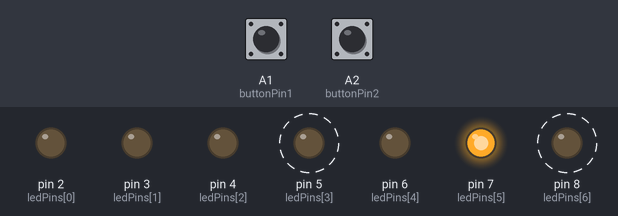
Bench run of a sketch on a simulated Arduino Uno, built with avr-gcc and run on an emulated ATmega328P. Parts: output pins drawn as LEDs (lit = HIGH). Dashed ring = blinking. The inputs (shaded band) are chosen by the test bench; at power-on: A1 (buttonPin1) LOW, A2 (buttonPin2) LOW.

Above: at 4.7 s.
4.8 s: A1 (buttonPin1) pulled HIGH for 2.3 s
At 4.87 s:
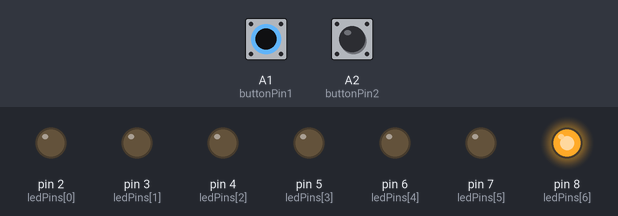
At 6.6 s:
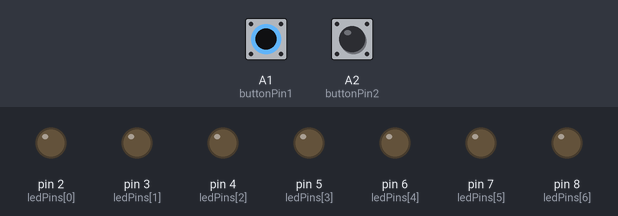
8.6 s: A1 (buttonPin1) pulled HIGH for 2.3 s
At 11.0 s:
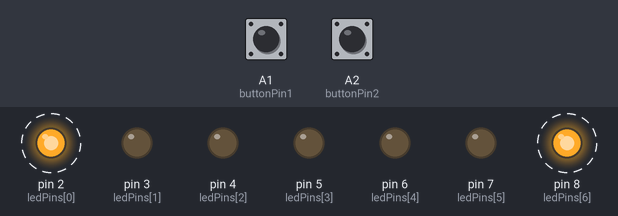
13.2 s: A2 (buttonPin2) pulled HIGH for 2.3 s
Timing chart, 0 to 23.0 s (numbered marks = the images above; inputs shaded):
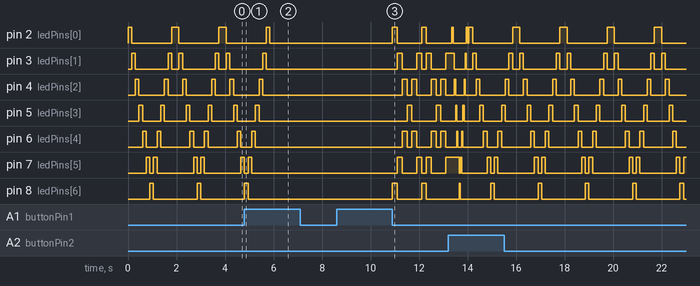

Measured:
- after the input at 4.8 s, pin 3 (ledPins[1]): goes on until 5.7 s, then stays LOW; pin 4 (ledPins[2]): goes on until 5.6 s, then stays LOW; pin 5 (ledPins[3]): goes on until 5.4 s, then stays LOW; pin 6 (ledPins[4]): goes on until 5.3 s, then stays LOW; pin 7 (ledPins[5]): goes on until 5.1 s, then stays LOW
- after the input at 8.6 s, pin 2 (ledPins[0]): alternates HIGH for 0.20 s and LOW for 1.0 s, starting after 2.3 s; pin 3 (ledPins[1]): goes HIGH 0.20 s, LOW 0.60 s, HIGH 0.20 s, LOW 0.20 s, HIGH 0.20 s, LOW 0.60 s, then HIGH, starting after 2.5 s
- by itself, pin 2 (ledPins[0]): repeats every 2.0 s: LOW 1.7 s, HIGH 0.30 s
- by itself, pin 3 (ledPins[1]): repeats every 2.0 s: LOW 1.4 s, HIGH 0.15 s, LOW 0.30 s, HIGH 0.15 s
- by itself, pin 4 (ledPins[2]): repeats every 2.0 s: LOW 1.1 s, HIGH 0.15 s, LOW 0.60 s, HIGH 0.15 s
- by itself, pin 5 (ledPins[3]): alternates HIGH for 0.15 s and LOW for 0.83 s
- by itself, pin 6 (ledPins[4]): repeats every 2.0 s: LOW 0.45 s, HIGH 0.15 s, LOW 1.2 s, HIGH 0.15 s
- by itself, pin 8 (ledPins[6]): alternates HIGH for 0.15 s and LOW for 1.8 s

The sketch:

menu_leds.ino
```cpp
// Definiciones de los pines
const int buttonPin1 = A1; // Botón 1 conectado al pin A1
const int buttonPin2 = A2; // Botón 2 conectado al pin A2
const int ledPins[] = {2, 3, 4, 5, 6, 7, 8}; // Pines de los LEDs

// Variables para almacenar el estado de los botones
int buttonState1 = 0;
int buttonState2 = 0;

// Variables para controlar el estado actual
bool isFast = false;
bool alternatePattern = false;

int button2PressCount = 0;  // Variable para contar las presiones del botón 2

void setup() {
  // Inicializar los pines de los LEDs como salida
  for (int i = 0; i < 7; i++) {
    pinMode(ledPins[i], OUTPUT);
  }

  // Inicializar los pines de los botones como entrada
  pinMode(buttonPin1, INPUT);
  pinMode(buttonPin2, INPUT);
}

void loop() {
  // Leer el estado actual de los botones
  int currentButtonState1 = digitalRead(buttonPin1);
  int currentButtonState2 = digitalRead(buttonPin2);

  if (currentButtonState1 == HIGH && currentButtonState2 == HIGH) {
    // Estado 11
    alternatePattern = true;
    isFast = false;
    button2PressCount = 0;  // Restablecer el contador del botón 2
    patternState11();
  } else if (currentButtonState1 == HIGH) {
    // Estado 10
    alternatePattern = true;
    isFast = false;
    button2PressCount = 0;  // Restablecer el contador del botón 2
    patternState10();
  } else if (currentButtonState2 == HIGH) {
    if (isFast) {
      button2PressCount++;
      if (button2PressCount >= 2) {
        // Regresar al estado 00
        isFast = false;
        alternatePattern = false;
        button2PressCount = 0; // Restablecer el contador
      }
    } else {
      isFast = true;
      button2PressCount = 1;
    }
    delay(50); // Retraso para evitar rebotes
  }

  // Ejecutar el patrón de LEDs correspondiente
  if (isFast) {
    fastPattern();
  } else if (!alternatePattern) {
    normalPattern();
  }
}

void normalPattern() {
  for (int i = 0; i < 7; i++) {
    digitalWrite(ledPins[i], HIGH);
    delay(150);  // Ajusta este valor para controlar la velocidad
    digitalWrite(ledPins[i], LOW);
  }
  for (int i = 5; i >= 0; i--) {
    digitalWrite(ledPins[i], HIGH);
    delay(150);  // Ajusta este valor para controlar la velocidad
    digitalWrite(ledPins[i], LOW);
  }
}

void fastPattern() {
  for (int i = 0; i < 7; i++) {
    digitalWrite(ledPins[i], HIGH);
    delay(50);  // Velocidad más rápida
    digitalWrite(ledPins[i], LOW);
  }
  for (int i = 5; i >= 0; i--) {
    digitalWrite(ledPins[i], HIGH);
    delay(50);  // Velocidad más rápida
    digitalWrite(ledPins[i], LOW);
  }
}
void patternState10() {
  while (digitalRead(buttonPin1) == LOW && digitalRead(buttonPin2) == LOW) {
    for (int i = 0; i < 4; i++) {
      setAllLedsLow();
      digitalWrite(ledPins[i], HIGH);
      digitalWrite(ledPins[6 - i], HIGH);
      delay(200);
    }
    for (int i = 2; i > 0; i--) {
      setAllLedsLow();
      digitalWrite(ledPins[i], HIGH);
      digitalWrite(ledPins[6 - i], HIGH);
      delay(200);
    }
  }
}

void setAllLedsLow() {
  for (int i = 0; i < 7; i++) {
    digitalWrite(ledPins[i], LOW);
  }
}

void patternState11() {
  while (digitalRead(buttonPin1) == LOW && digitalRead(buttonPin2) == LOW) {
    // Secuencia de izquierda a derecha
    for (int i = 6; i >= 0; i--) {
      setAllLedsLow();
      digitalWrite(ledPins[i], HIGH);
      delay(200);
    }
    // Secuencia de derecha a izquierda
    for (int i = 1; i < 7; i++) {
      setAllLedsLow();
      digitalWrite(ledPins[i], HIGH);
      delay(200);
    }
  }
}
```
